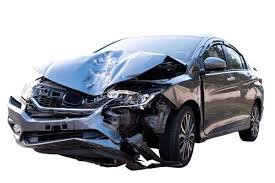
#> input picture uploads/incidentes/12/42f4d0c1b1ab4503a7d550af41e5b4b6.jpg, 275 x 183 px
$ python -i analizador_imagen.py   (imports and definitions only)
#> lines starting #> are read from the running program, lines starting #| are printed output that depends on the picture
#> further down, picture is the input picture: PIL image 275x183 RGB; mean R, G, B 169.6, 172.3, 179
"""
Analizador de imágenes de daños vehiculares (§4.5 – Módulo IA)
Usa Pillow + numpy para extracción de características y reglas heurísticas.
"""
import io
import logging
import numpy as np

logger = logging.getLogger(__name__)

_CATEGORIAS = {
    "dano_carroceria":   "Daño en carrocería",
    "llanta_dano":       "Daño en neumático o rueda",
    "motor_humo":        "Humo o derrame en compartimento motor",
    "vidrio_roto":       "Vidrio o parabrisas con daño",
    "multiple_dano":     "Daños en múltiples zonas",
    "sin_dano_visible":  "Sin daño visible identificado",
}

_SEVERIDAD_ES = {"leve": "Leve", "moderado": "Moderado", "grave": "Grave"}


def _extraer_features(img) -> dict:
    """Extrae estadísticas de imagen usando PIL y numpy."""
    from PIL import ImageFilter
    img_rgb = img.convert("RGB").resize((224, 224), resample=1)  # LANCZOS
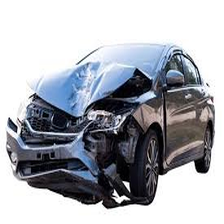
#> img_rgb: PIL image 224x224 RGB; mean R, G, B 169.6, 172.3, 179
    arr = np.array(img_rgb, dtype=np.float32)
    r, g, b = arr[:, :, 0], arr[:, :, 1], arr[:, :, 2]
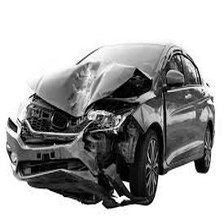
#> r: shape (224, 224) float32; min 0, max 255, mean 169.6
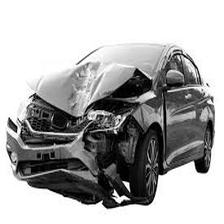
#> g: shape (224, 224) float32; min 0, max 255, mean 172.3
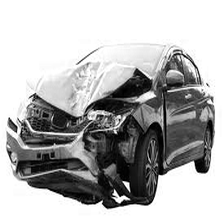
#> b: shape (224, 224) float32; min 0, max 255, mean 179

    brightness  = float(np.mean(arr)) / 255.0
#> brightness = 0.681
    variance    = float(np.std(arr))  / 255.0
#> variance = 0.372
    red_ratio   = float(np.mean(r)) / (float(np.mean(g) + np.mean(b)) / 2.0 + 1e-6)
#> red_ratio = 0.966

    # Saturación HSV aproximada: (max - min) / max
    max_ch = np.maximum(np.maximum(r, g), b)
    min_ch = np.minimum(np.minimum(r, g), b)
    saturation  = float(np.mean((max_ch - min_ch) / (max_ch + 1e-6)))
#> saturation = 0.136

    dark_ratio = float(np.mean(arr < 50))
#> dark_ratio = 0.176

    # Densidad de bordes mediante filtro Laplaciano de PIL
    gray   = img_rgb.convert("L")
    edges  = gray.filter(ImageFilter.FIND_EDGES)
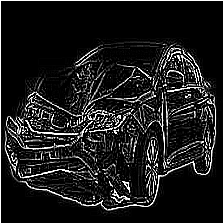
#> edges: PIL image 224x224 L; min 0, max 255, mean 30
    e_arr  = np.array(edges, dtype=np.float32)
    edge_density = float(np.mean(e_arr)) / 255.0
#> edge_density = 0.118

    return {
        "brightness":   brightness,
        "variance":     variance,
        "red_ratio":    red_ratio,
        "saturation":   saturation,
        "dark_ratio":   dark_ratio,
        "edge_density": edge_density,
    }


# [41 lines left out: function _clasificar, not called in this run]


_DESCRIPCIONES: dict[str, str] = {
    "dano_carroceria":  "Se detectaron deformaciones o marcas de impacto en la carrocería.",
    "llanta_dano":      "Se identificó posible daño o desgaste en los neumáticos o ruedas.",
    "motor_humo":       "Se detectaron indicios de humo, aceite o problemas en el compartimento del motor.",
    "vidrio_roto":      "Se identificó rotura o daño en los vidrios o parabrisas del vehículo.",
    "multiple_dano":    "El análisis detecta daños en múltiples zonas del vehículo.",
    "sin_dano_visible": "No se identificaron daños visibles significativos en la imagen.",
}


# [31 lines left out: function analizar, not called in this run]

>>> from PIL import Image
>>> picture = Image.open('../../uploads/incidentes/12/42f4d0c1b1ab4503a7d550af41e5b4b6.jpg')
>>> result = _extraer_features(picture)
#> result = {'brightness': 0.681, 'variance': 0.372, 'red_ratio': 0.966, 'saturation': 0.136, 'dark_ratio': 0.176, 'edge_density': 0.118}
